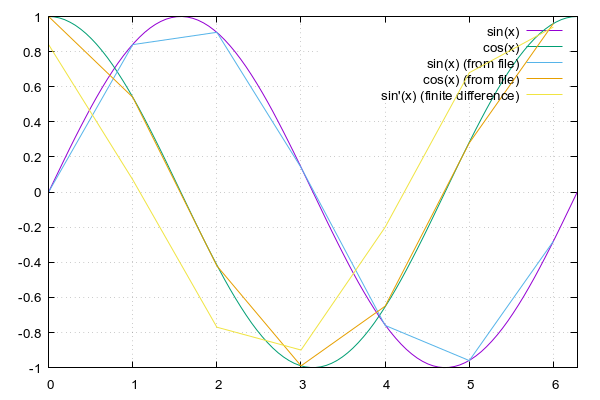

Source code (gnuplot):
#!/usr/bin/gnuplot --persist
#set terminal pngcairo transparent enhanced font "arial,10" fontscale 1.0 size 600, 400 
set terminal pngcairo enhanced font "arial,10" fontscale 1.0 size 600, 400 
set output 'derivative.png'

set grid

#plot [0:2*pi] sin(x)
#replot [0:2*pi] cos(x) title "cos(x)"
#replot "derivative.dat" every ::1 using 1:2 with lines title "sin(x) (from file)",
#replot "derivative.dat" every ::1 using 1:3 with lines title "sin'(x) (finite difference)"

plot [0:2*pi] sin(x), \
              cos(x) title "cos(x)", \
              "derivative.dat" every ::1 using 1:2 with lines title "sin(x) (from file)", \
              "derivative.dat" every ::1 using 1:3 with lines title "cos(x) (from file)", \
              "derivative.dat" every ::1 using 1:4 with lines title "sin'(x) (finite difference)"